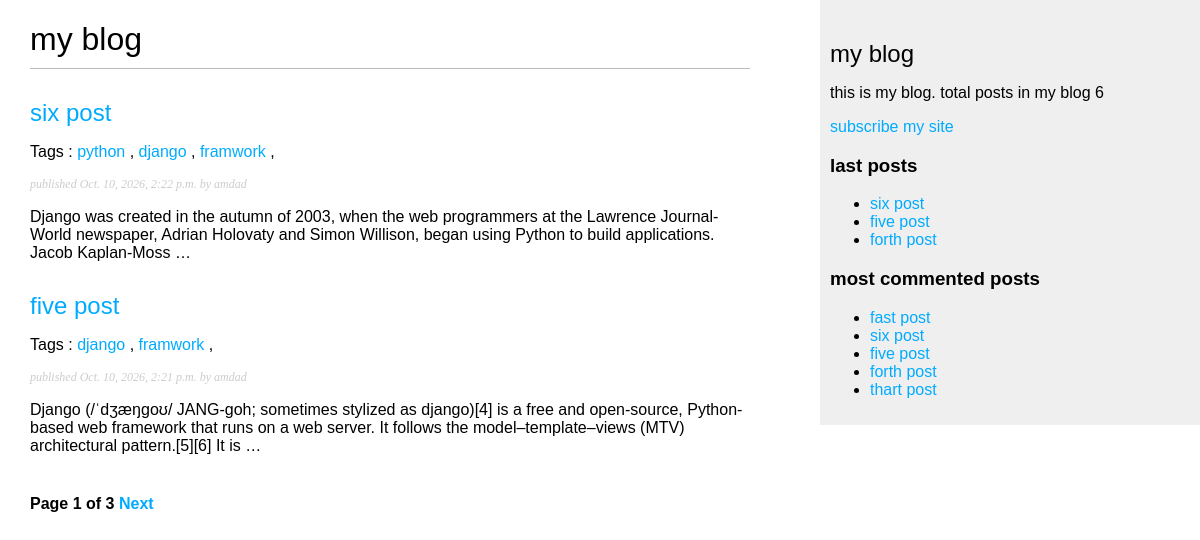
The page /blog/ on the database as committed earlier.
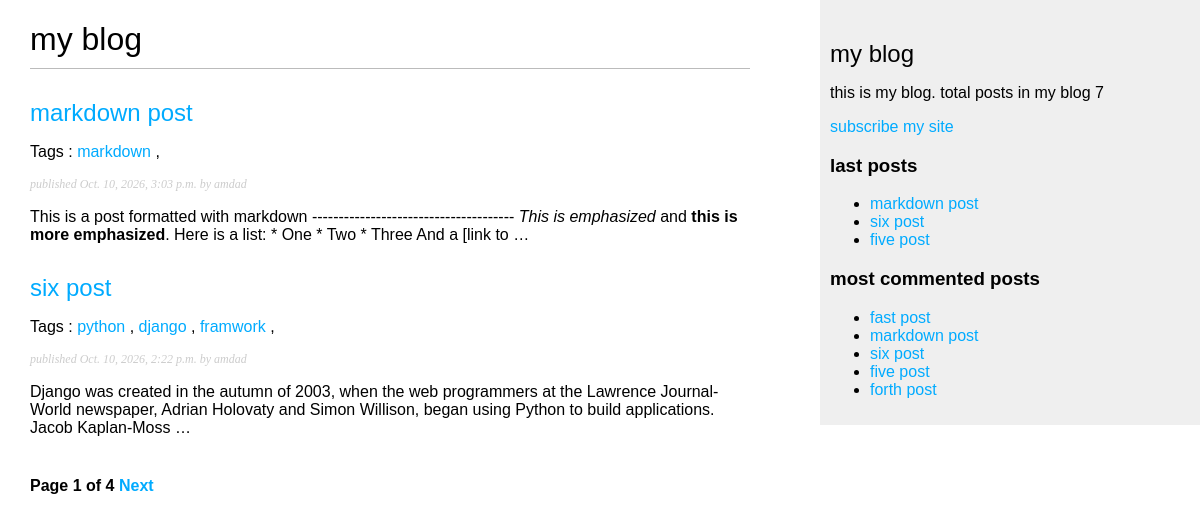
The same page on the database as committed later.
### blogpost/models.py (models this page shows, shortened)
class Post(models.Model):
    class Status(models.TextChoices):
        PUBLISH = 'PB','Publish'
        DRAFT = 'DR','Draft'
    title = models.CharField(max_length=50)
    slug = models.SlugField(
        max_length=50,
        unique_for_date='publish')
    author = models.ForeignKey(
        settings.AUTH_USER_MODEL,
        on_delete=models.CASCADE)
    created = models.DateTimeField(auto_now_add=True)
    updated = models.DateTimeField(auto_now=True)
    publish = models.DateTimeField(default=timezone.now)
    body = models.TextField()
    status = models.CharField(
        max_length=2,
        choices=Status,
        default=Status.DRAFT
    )
    objects = models.Manager()
    published = PublishedManager()
    tags = TaggableManager()
    class Meta:
        ordering = ['-publish']
        indexes = [
            models.Index(fields=['-publish'])
        ]
    def get_absolute_url(self):
        return reverse (
            'blog:post_detail',
            args=[self.publish.day,
                  self.publish.month,
                  self.publish.year,
                  self.slug]
        )

### blogpost/views.py (the view)
# urls.py: path('',views.post_list, name='post_list'),
def post_list(request,tag_slug=None):
    post_list = Post.published.all()
    tag = None
    if tag_slug:
        tag = get_object_or_404(
            Tag,
            slug=tag_slug
        )
        post_list = post_list.filter(tags__in=[tag])
    paginator = Paginator(post_list, 2)
    page_number = request.GET.get('page', 1)
    try:
        posts = paginator.page(page_number)
    except PageNotAnInteger:
        posts = paginator.page(1)
    except EmptyPage:
        posts = paginator.page(paginator.num_pages)
    return render (request,'blog/post_list.html',{
        'posts':posts,
        'tag':tag
        })

### blogpost/models.py (called while the page is built)
    def get_queryset(self):
        return (
            super().get_queryset().filter(status=Post.Status.PUBLISH)
        )

### blogpost/templatetags/blog_tags.py (called while the page is built)
@register.simple_tag
def total_posts():
    return Post.published.count()

@register.inclusion_tag('blog/last_posts.html')
def show_last_posts(count=5):
    last_posts = Post.published.order_by('-publish')[:count]
    return {'last_posts':last_posts}

@register.simple_tag
def get_most_commented_posts(count=5):
    return Post.published.annotate(
        total_comments=Count('comments')
    ).order_by('-total_comments', '-publish')[:count]

@register.filter(name='markdown')
def markdown_format(text):
    return mark_safe(markdown.markdown(text))

### templates/blog/post_list.html (shortened to what this page needs)
{% extends "common/base.html" %}
{% load blog_tags %}
{% block content %}
<h1>my blog</h1>
{% for post in posts %}
<h2>
    <a href="{{post.get_absolute_url}}">
        {{post.title}}
    </a>
</h2>
<p class="tags">Tags :
    {% for tag in post.tags.all %}
    <a href="{% url 'blog:post_list_by_tag' tag.slug %}  ">{{tag.name}}</a>
    {% if not froloop.last %}, {% endif %}
    {% endfor %}
</p>
<p class="date">
    published {{ post.publish }} by {{ post.author }}
</p>
{{post.body|truncatewords:30|markdown}}
{% endfor %}
{% include "blog/pagination.html" with page=posts %}
{% endblock content %}

### templates/common/base.html (shortened to what this page needs)
{% load static %}
{% load blog_tags %}
<!DOCTYPE html>
<html lang="en">
<head>
    <link rel="stylesheet" href="{% static 'css/style.css' %}">
</head>
<body>
   <div id="content">
      {% block content %}
      {% endblock content %}
   </div>
   <div id="sidebar">
    <h2>my blog</h2>
    <p>
        this is my blog.
        total posts in my blog {% total_posts %}
    </p>
    <p>
        <a href="{% url 'blog:post_feed' %}"> subscribe my site </a>
    </p>
    <h3>last posts</h3>
    {% show_last_posts 3 %}
    <h3>most commented posts</h3>
    {% get_most_commented_posts as most_commented_posts %}
    <ul>
        {% for post in most_commented_posts %}
        <li>
            <a href="{{post.get_absolute_url}}"> {{post.title}} </a>
        </li>
        {% endfor %}
    </ul>
   </div>
</body>
</html>

### templates/blog/last_posts.html
<ul>
    {% for post in last_posts %}
    <li>
        <a href="{{post.get_absolute_url}}">{{post.title}}</a>
    </li>
    {% endfor %}
</ul>

Rows that differ between the two databases and show on the page:
no longer on one of the page's lists (row unchanged): Post: title "five post", publish "Oct. 10, 2026, 2:21 p.m.", author "amdad", body "Django (/ˈdʒæŋɡoʊ/ JANG-goh; sometimes stylized as django)[4] is a free and open-source, Python-based web framework that runs on a web server. It follows the model–template–views (MTV) architectural pattern.[5][6] It is …"
no longer on this page (row unchanged): Post: title "thart post", shown under "most commented posts"
no longer on one of the page's lists (row unchanged): Post: title "forth post"
added Post: title "markdown post", publish "Oct. 10, 2026, 3:03 p.m.", author "amdad", body "This is a post formatted with markdown -------------------------------------- This is emphasized and this is more emphasized . Here is a list: * One * Two * Three And a [link to …"
added Tag: name "markdown", shown under "markdown post"
computed for Post "five post": loses Tag (name "django"); loses Tag (name "framwork")
Other text that changed with them:
{{ page.paginator.num_pages }}: "3" → "4"
text no longer shown: "6"
text now shown: "7"
